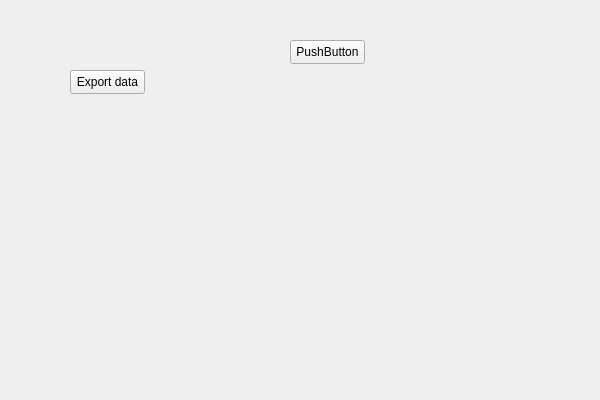
<?xml version="1.0" encoding="UTF-8"?>
<ui version="4.0">
 <class>w_exportdata</class>
 <widget class="QWidget" name="w_exportdata">
  <property name="geometry">
   <rect>
    <x>0</x>
    <y>0</y>
    <width>600</width>
    <height>400</height>
   </rect>
  </property>
  <property name="windowTitle">
   <string>w_exportdata</string>
  </property>
  <widget class="QPushButton" name="btnExcel">
   <property name="geometry">
    <rect>
     <x>70</x>
     <y>70</y>
     <width>75</width>
     <height>24</height>
    </rect>
   </property>
   <property name="text">
    <string>Export data</string>
   </property>
  </widget>
  <widget class="QPushButton" name="pushButton_2">
   <property name="geometry">
    <rect>
     <x>290</x>
     <y>40</y>
     <width>75</width>
     <height>24</height>
    </rect>
   </property>
   <property name="text">
    <string>PushButton</string>
   </property>
  </widget>
 </widget>
 <layoutdefault spacing="6" margin="11"/>
 <resources/>
 <connections/>
</ui>
